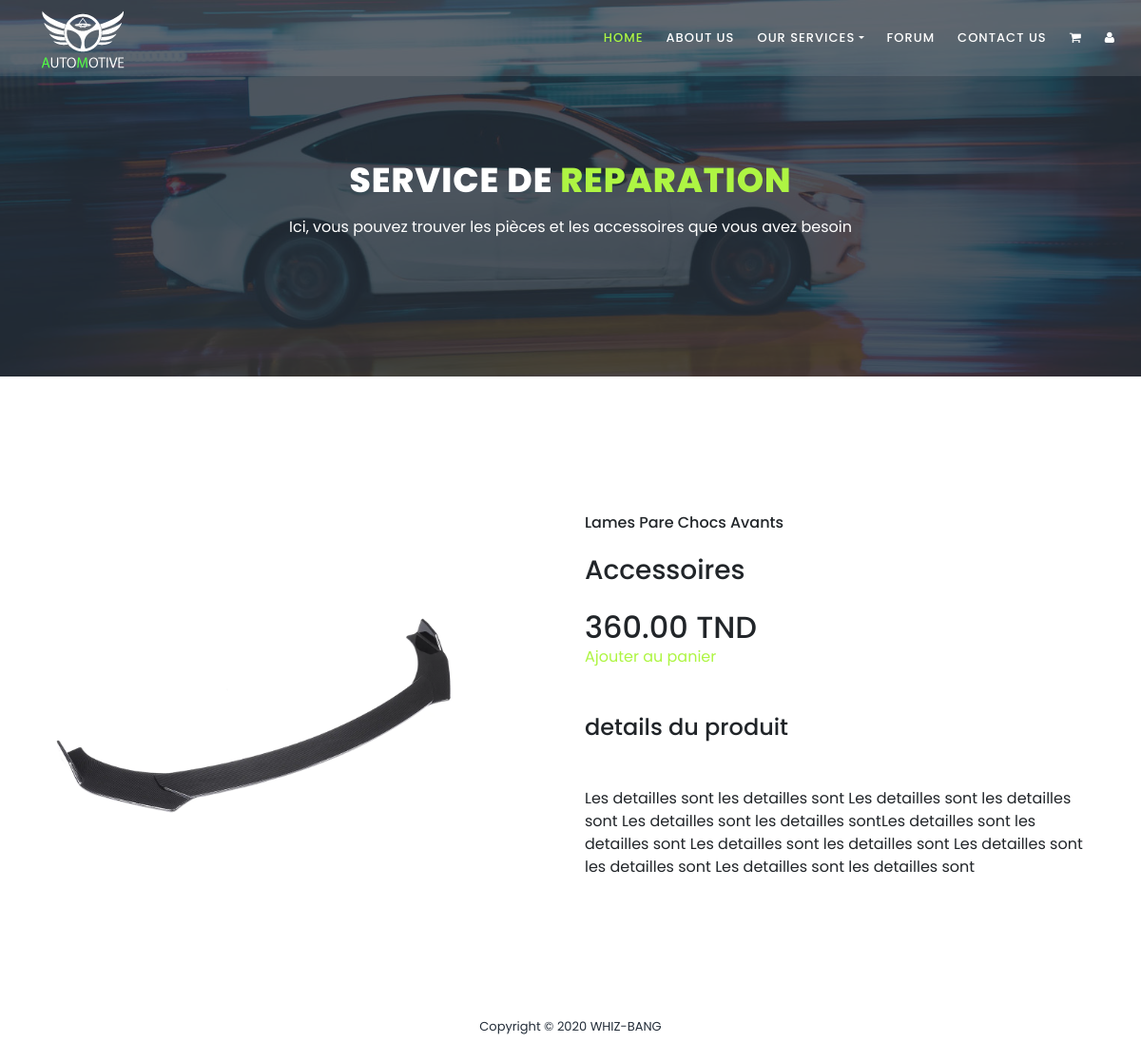
/view/single-prod.php?id=1 (signed in), run on the app's committed database.
### tables this page shows
CREATE TABLE `articles` (
  `id` int(11) NOT NULL,
  `name` varchar(255) NOT NULL,
  `type` varchar(255) NOT NULL,
  `img` varchar(255) NOT NULL,
  `price` varchar(255) NOT NULL,
  `des` text NOT NULL
);

### controller/functions.php (called while the page is built, shortened)
<?php
class admincrudpanel{
	function getsingleitem($id){
		$sql = "SELECT * FROM `articles` WHERE id=:id";
        $db = config::getConnexion();
        try {
            $query = $db->prepare($sql);
			$query->bindValue(':id', $id);
            $query->execute();
			return $query;
        } catch (Exception $e) {
            die('Error:' . $e->getMessage());
        }
	}
}

### view/single-prod.php (the view, shortened to what this page needs)
<?php
include '../Controller/functions.php';
?>
<!DOCTYPE html>
<html lang="en">
  <head>
    <link rel="stylesheet" type="text/css" href="assets/css/bootstrap.min.css">
    <link rel="stylesheet" type="text/css" href="assets/css/font-awesome.css">
    <link rel="stylesheet" href="assets/css/style.css">
    </head>
    <body>
        <header class="header-area header-sticky">
            <div class="container-fluid">
                <div class="row">
                    <div class="col-12">
                        <nav class="main-nav">
                            <img src="assets/images/logo4.png">
                            <ul class="nav">
                                <li><a href="index.php" class="active">Home</a></li>
                                <li><a href="about.html">About Us</a></li>
                                <li class="dropdown">
                                    <a class="dropdown-toggle" data-toggle="dropdown" href="#" role="button" aria-haspopup="true" aria-expanded="false">Our Services</a>
                                </li>
                                <li><a href="forum.php">Forum</a></li>
                                <li><a href="contact.html">Contact Us</a></li>
                                <li class="nav-item">
                                    <a href="cart.php" ><i class="fa fa-shopping-cart"></i></a>
                                </li>
                                <li class="nav-item">
                                  <a href="account.php" ><i class="fa fa-user"></i></a>
                              </li>
                            </ul>
                        </nav>
                    </div>
                </div>
            </div>
        </header>
        <section class="section section-bg" id="call-to-action" style="background-image: url(assets/images/banner-image-1-1920x500.jpg)">
            <div class="container">
                <div class="row">
                    <div class="col-lg-10 offset-lg-1">
                        <div class="cta-content">
                            <br>
                            <br>
                            <h2>Service de <em>Reparation</em></h2>
                            <p>Ici, vous pouvez trouver les pièces et les accessoires que vous avez besoin</p>
                        </div>
                    </div>
                </div>
            </div>
        </section>
<?php
	$pageid = $_GET['id'];
	$admincrudpanel = new admincrudpanel();
		$liste = $admincrudpanel->getsingleitem($pageid);
            foreach ($liste as $row) {
?>
        <section class="container single-product my-5 pt-5">
            <div class="row mt-5">
                <div class="col-lg-5 col-md-6 col-12">
                    <img class="img-fluid w-100 pb-1" src="<?php echo($row["img"]);?>" id="mainIMG"/>
                </div>
                <div class="col-lg-6 col-md-12 col-sm-12 offset-lg-1">
                    <h6><?php echo($row["name"]);?></h6>
                    <h3 class="py-4">Accessoires</h3>
                    <h2><?php echo($row["price"]);?> TND</h2>
                    <a class="buy-btn1" href="../Controller/ajouterpanier.php?id=<?= $row['id']; ?>"> Ajouter au panier</a>
                    <h4 class="mt-5 mb-5">details du produit</h4>
                    <span><?php echo($row["des"]);?></span>
                </div>
            </div>
        </section>
<?php
			}
?>
    <footer>
        <div class="container">
            <div class="row">
                <div class="col-lg-12">
                    <p>
                        Copyright © 2020 WHIZ-BANG
                    </p>
                </div>
            </div>
        </div>
    </footer>
    </body>
    </html>

### view/assets/css/style.css (style rules this page uses)
html, body, div, span, applet, object, iframe, h1, h2, h3, h4, h5, h6, p, blockquote, div pre, a, abbr, acronym, address, big, cite, code, del, dfn, em, font, img, ins, kbd, q, s, samp, small, strike, strong, sub, sup, tt, var, b, u, i, center, dl, dt, dd, ol, ul, li, figure, header, nav, section, article, aside, footer, figcaption { margin: 0; padding: 0; border: 0; outline: 0; }
ul, li { padding: 0; margin: 0; list-style: none; }
header, nav, section, article, aside, footer, hgroup { display: block; }
* { box-sizing: border-box; }
html, body { font-family: 'Poppins', sans-serif; font-weight: 400; background-color: #fff; font-size: 16px; -ms-text-size-adjust: 100%; -webkit-font-smoothing: antialiased; -moz-osx-font-smoothing: grayscale; }
a { text-decoration: none !important; }
h1, h2, h3, h4, h5, h6 { margin-top: 0px; margin-bottom: 0px; }
ul { margin-bottom: 0px; }
p { font-size: 14px; line-height: 25px; color: #7a7a7a; }
html, body { background: #fff; font-family: 'Poppins', sans-serif; }
.header-area { position: absolute; top: 0px; left: 0px; right: 0px; z-index: 100; height: 80px; background: rgba(250,250,250,0.1); -webkit-transition: all .5s ease 0s; -moz-transition: all .5s ease 0s; -o-transition: all .5s ease 0s; transition: all .5s ease 0s; }
.header-area .main-nav { min-height: 80px; background: transparent; }
.header-area .main-nav .nav { float: right; margin-top: 27px; margin-right: 0px; background-color: transparent; -webkit-transition: all 0.3s ease 0s; -moz-transition: all 0.3s ease 0s; -o-transition: all 0.3s ease 0s; transition: all 0.3s ease 0s; position: relative; z-index: 999; }
.header-area .main-nav .nav li { padding-left: 20px; padding-right: 20px; }
.header-area .main-nav .nav li a { display: block; font-weight: 500; font-size: 13px; color: #7a7a7a; text-transform: uppercase; -webkit-transition: all 0.3s ease 0s; -moz-transition: all 0.3s ease 0s; -o-transition: all 0.3s ease 0s; transition: all 0.3s ease 0s; height: 40px; line-height: 40px; border: transparent; letter-spacing: 1px; }
.header-area .main-nav .nav li a { color: #fff; }
.header-area .main-nav .nav li:hover > a, .header-area .main-nav .nav li > a.active { color: rgb(174, 245, 67)!important; opacity: 1; }
.header-area.header-sticky { min-height: 80px; }
.header-area.header-sticky .nav { margin-top: 20px !important; }
.header-area.header-sticky .nav li a.active { color: rgb(174, 245, 67); }
@media (max-width: 1200px) { .header-area .main-nav .nav li { padding-left: 12px; padding-right: 12px; } }
@media (max-width: 1200px) { .header-area .main-nav:before { display: none; } }
@media (min-width: 767px) { .header-area .main-nav .nav { display: flex !important; } }
#call-to-action { padding: 120px 0px; background-image: url(../images/cta-bg.jpg); background-position: center center; background-repeat: no-repeat; background-size: cover; text-align: center; }
.cta-content h2 { font-size: 36px; text-transform: uppercase; font-weight: 800; color: #fff; letter-spacing: 1px; }
.cta-content h2 em { font-style: normal; color: rgb(174, 245, 67); }
.cta-content p { font-size: 16px; color: #fff; margin: 15px 0px 25px 0px; }
.section-bg { background-position: center center; background-repeat: no-repeat; background-size: cover; position: relative; }
.section-bg:before { content:''; position: absolute; top: 0; left: 0; width: 100%; height: 100%; background-color: rgba(35,45,57,0.8); }
.section-bg > form, .section-bg .container { position: relative; z-index: 2 }
footer { text-align: center; padding: 30px 0px; }
footer p { color: #232d39; font-size: 13px; }
a { color: rgb(174, 245, 67); }

### data on the page
articles: img (picture), name "Lames Pare Chocs Avants", price "360.00", des "Les detailles sont les detailles sont Les detailles sont les detailles sont Les detailles sont les detailles sontLes detailles sont les detailles sont Les detailles sont les detailles sont Les detailles sont les detailles sont Les detailles sont les detailles sont"
